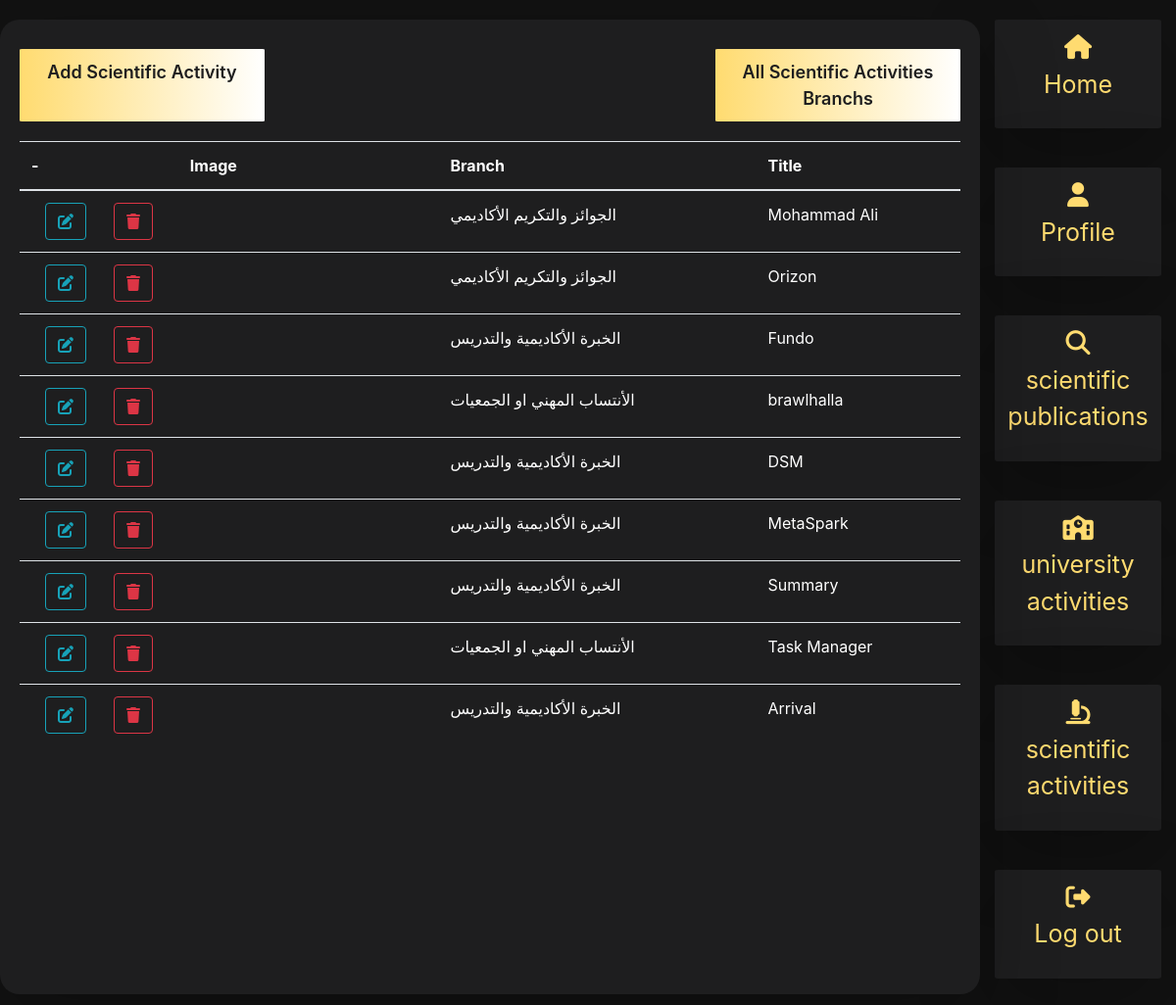
The page /dashboard/scientific_activities/displaySA.php on the database its author committed.
### tables this page shows
CREATE TABLE `scientific_activities` (
  `id` int(11) NOT NULL,
  `title` varchar(255) NOT NULL,
  `branch` int(11) NOT NULL,
  `image` varchar(255) NOT NULL
);

CREATE TABLE `sa_branch` (
  `id` int(11) NOT NULL,
  `title` varchar(255) NOT NULL
);

### dashboard/functions.php (called while the page is built, shortened)
<?php
require('connection.php');
require('scientific_activities/scientific_activities.php');
require('sa_branch/sa_branch.php');
$db=new DBController();
$SA=new SA($db);
$SABranch=new SABranch($db);
?>

### dashboard/scientific_activities/scientific_activities.php (called while the page is built, shortened)
<?php
class SA
{
    public $db = null;
    public function __construct(DBController $db)
    {
        $this->db = $db;
    }
    public function getData()
    {
        $result = $this->db->con->query("SELECT * FROM scientific_activities");
        $resultArray = array();
        while ($item = mysqli_fetch_array($result, MYSQLI_ASSOC)) {
            $resultArray[] = $item;
        }
        return $resultArray;
    }
}

### dashboard/connection.php (called while the page is built, shortened)
<?php
class DBController{
  protected  $server = "localhost";
  protected  $user = "root";
  protected  $pass = "";
  protected $database = "maysaa";
  public function __construct(){
    $this->con = mysqli_connect($this->server, $this->user, $this->pass, $this->database);
  }
}

### dashboard/sa_branch/sa_branch.php (called while the page is built, shortened)
<?php
class SABranch
{
    public $db = null;
    public function __construct(DBController $db)
    {
        $this->db = $db;
    }
    public function getData()
    {
        $result = $this->db->con->query("SELECT * FROM sa_branch");
        $resultArray = array();
        while ($item = mysqli_fetch_array($result, MYSQLI_ASSOC)) {
            $resultArray[] = $item;
        }
        return $resultArray;
    }
}

### dashboard/scientific_activities/displaySA.php (the view, shortened to what this page needs)
<?php
include('../functions.php');
include("../header.php");
?>
<div class="container-fluid">
    <div class="row">
        <?php
        include("../sideNavv.php");
        ?>
        <div class="col-lg-10 col-md-9 col-sm-12 container-fluid thedetailll">
            <div class="d-flex justify-content-between">
                <a href="../sa_branch/displaySABranch.php" class="addtotable">All Scientific Activities Branchs</a>
                <a href="addSA.php" class="addtotable">Add Scientific Activity</a>
            </div>
            <table class="table">
                <thead>
                    <tr>
                        <th scope="col">Title</th>
                        <th scope="col">Branch</th>
                        <th scope="col">Image</th>
                        <th>-</th>
                    </tr>
                </thead>
                <tbody>
                    <?php
                    foreach ($SA->getData() as $sa) :
                    ?>
                        <tr>
                            <td><?php echo $sa["title"] ?></td>
                            <td>
                                <?php foreach ($SABranch->getData() as $sa_branch) {
                                    if ($sa_branch['id'] == $sa['branch']) {
                                        echo $sa_branch['title'];
                                    }
                                } ?>
                            </td>
                            <td class="tdimg"><img src="../../uploads/SA/<?php echo $sa["image"] ?>" alt="" width="150px"></td>
                            <td>
                                <div class="d-flex justify-content-around">
                                    <form method="post">
                                        <button name="deleteItem" class="btn btn-outline-danger" type="submit"><i class="fa-solid fa-trash"></i></button>
                                    </form>
                                    <a href="<?php printf('%s?id=%s', 'updateSA.php',  $sa['id']); ?>">
                                        <button class="btn btn-outline-info"><i class="fa-solid fa-edit"></i></button>
                                    </a>
                                </div>
                            </td>
                        </tr>
                    <?php
                    endforeach;
                    ?>
                </tbody>
            </table>
        </div>
    </div>
</div>
<?php
include("../footer.php")
?>

### assets/css/style.css (style rules this page uses)
:root { --bg-gradient-onyx: linear-gradient(to bottom right, hsl(240, 1%, 25%) 3%, hsl(0, 0%, 19%) 97%); --bg-gradient-jet: linear-gradient(to bottom right, hsla(240, 1%, 18%, 0.251) 0%, hsla(240, 2%, 11%, 0) 100%), hsl(240, 2%, 13%); --bg-gradient-yellow-1: linear-gradient(to bottom right, hsl(45, 100%, 71%) 0%, hsla(36, 100%, 69%, 0) 50%); --bg-gradient-yellow-2: linear-gradient(135deg, hsla(45, 100%, 71%, 0.251) 0%, hsla(35, 100%, 68%, 0) 59.86%), hsl(240, 2%, 13%); --border-gradient-onyx: linear-gradient(to bottom right, hsl(0, 0%, 25%) 0%, hsla(0, 0%, 25%, 0) 50%); --text-gradient-yellow: linear-gradient(to right, hsl(45, 100%, 72%), hsl(35, 100%, 68%)); --jet: hsl(0, 0%, 22%); --onyx: hsl(240, 1%, 17%); --eerie-black-1: hsl(240, 2%, 13%); --eerie-black-2: hsl(240, 2%, 12%); --smoky-black: hsl(0, 0%, 7%); --white-1: hsl(0, 0%, 100%); --white-2: hsl(0, 0%, 98%); --orange-yellow-crayola: hsl(45, 100%, 72%); --vegas-gold: hsl(45, 54%, 58%); --light-gray: hsl(0, 0%, 84%); --light-gray-70: hsla(0, 0%, 84%, 0.7); --bittersweet-shimmer: hsl(0, 43%, 51%); --ff-poppins: 'Poppins', sans-serif; --fs-1: 24px; --fs-2: 18px; --fs-3: 17px; --fs-4: 16px; --fs-5: 15px; --fs-6: 14px; --fs-7: 13px; --fs-8: 11px; --fs-9: 15px; --fw-300: 300; --fw-400: 400; --fw-500: 500; --fw-600: 600; --shadow-1: -4px 8px 24px hsla(0, 0%, 0%, 0.25); --shadow-2: 0 16px 30px hsla(0, 0%, 0%, 0.25); --shadow-3: 0 16px 40px hsla(0, 0%, 0%, 0.25); --shadow-4: 0 25px 50px hsla(0, 0%, 0%, 0.15); --shadow-5: 0 24px 80px hsla(0, 0%, 0%, 0.25); --transition-1: 0.25s ease; --transition-2: 0.5s ease-in-out; }
*, *::before, *::after { margin: 0; padding: 0; box-sizing: border-box; }
a { text-decoration: none; }
img, ion-icon, a, button, time, span { display: block; }
button { font: inherit; background: none; border: none; text-align: left; cursor: pointer; }
html { font-family: var(--ff-poppins); }
body { background: var(--smoky-black); }
@media (min-width: 580px) { :root { --fs-1: 32px; --fs-2: 24px; --fs-3: 26px; --fs-4: 18px; --fs-6: 15px; --fs-7: 15px; --fs-8: 12px; } }
@media (min-width: 1024px) { :root { --shadow-1: -4px 8px 24px hsla(0, 0%, 0%, 0.125); --shadow-2: 0 16px 30px hsla(0, 0%, 0%, 0.125); --shadow-3: 0 16px 40px hsla(0, 0%, 0%, 0.125); } }
.addtotable { display: inline-block; background: hsl(45deg 100% 72%); background: linear-gradient(90deg, hsl(45deg 100% 72%) 0%, rgba(255, 255, 255, 1) 100%); border: none; color: hsl(240deg 2% 12%); padding: 10px 10px; border-radius: 1%; margin: 10px 0; width: 250px; font-size: 18px; margin: 20px 0; font-weight: 600; text-align: center; }
.thedetailll { background-color: hsl(240deg 2% 12%); padding: 10px; border-radius: 2%; border-bottom: 1px; box-shadow: 0 24px 80px hsla(0, 0%, 0%, 0.25); padding: 10px 20px; margin: 20px 0; }
.table td, .table th { color: white; }
.tdimg { text-align: left !important; direction: ltr !important; }

### rows shown on the page
scientific_activities: title "Mohammad Ali"
sa_branch: title "الجوائز والتكريم الأكاديمي"
scientific_activities: title "Orizon"
scientific_activities: title "Fundo"
sa_branch: title "الخبرة الأكاديمية والتدريس"
scientific_activities: title "brawlhalla"
sa_branch: title "الأنتساب المهني او الجمعيات"
scientific_activities: title "DSM"
scientific_activities: title "MetaSpark"
scientific_activities: title "Summary"
scientific_activities: title "Task Manager"
scientific_activities: title "Arrival"
